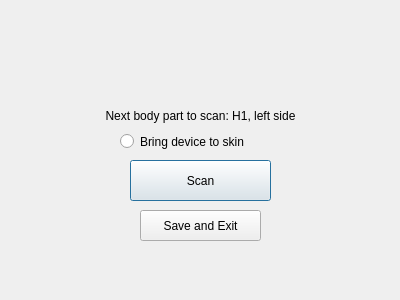
<?xml version="1.0" encoding="UTF-8"?>
<ui version="4.0">
 <class>ScanWindow</class>
 <widget class="QDialog" name="ScanWindow">
  <property name="geometry">
   <rect>
    <x>0</x>
    <y>0</y>
    <width>400</width>
    <height>300</height>
   </rect>
  </property>
  <property name="windowTitle">
   <string>Dialog</string>
  </property>
  <widget class="QPushButton" name="scanButton">
   <property name="geometry">
    <rect>
     <x>130</x>
     <y>160</y>
     <width>141</width>
     <height>41</height>
    </rect>
   </property>
   <property name="text">
    <string>Scan</string>
   </property>
  </widget>
  <widget class="QRadioButton" name="contactButton">
   <property name="geometry">
    <rect>
     <x>120</x>
     <y>130</y>
     <width>191</width>
     <height>23</height>
    </rect>
   </property>
   <property name="text">
    <string>Bring device to skin</string>
   </property>
  </widget>
  <widget class="QLabel" name="label">
   <property name="geometry">
    <rect>
     <x>50</x>
     <y>100</y>
     <width>301</width>
     <height>31</height>
    </rect>
   </property>
   <property name="text">
    <string>Next body part to scan: H1, left side</string>
   </property>
   <property name="alignment">
    <set>Qt::AlignCenter</set>
   </property>
  </widget>
  <widget class="QPushButton" name="saveExitButton">
   <property name="geometry">
    <rect>
     <x>140</x>
     <y>210</y>
     <width>121</width>
     <height>31</height>
    </rect>
   </property>
   <property name="text">
    <string>Save and Exit</string>
   </property>
  </widget>
 </widget>
 <resources/>
 <connections>
  <connection>
   <sender>scanButton</sender>
   <signal>released()</signal>
   <receiver>ScanWindow</receiver>
   <slot>setFocus()</slot>
   <hints>
    <hint type="sourcelabel">
     <x>200</x>
     <y>180</y>
    </hint>
    <hint type="destinationlabel">
     <x>199</x>
     <y>149</y>
    </hint>
   </hints>
  </connection>
  <connection>
   <sender>saveExitButton</sender>
   <signal>released()</signal>
   <receiver>ScanWindow</receiver>
   <slot>setFocus()</slot>
   <hints>
    <hint type="sourcelabel">
     <x>130</x>
     <y>145</y>
    </hint>
    <hint type="destinationlabel">
     <x>199</x>
     <y>149</y>
    </hint>
   </hints>
  </connection>
 </connections>
</ui>
